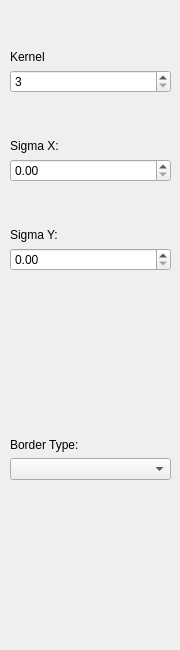
   <widget class="QWidget" name="gaussian_tab">
    <attribute name="title">
     <string>Gaussian</string>
    </attribute>
    <widget class="QWidget" name="layoutWidget">
     <property name="geometry">
      <rect>
       <x>10</x>
       <y>10</y>
       <width>161</width>
       <height>631</height>
      </rect>
     </property>
     <layout class="QVBoxLayout" name="verticalLayout_5">
      <item>
       <layout class="QVBoxLayout" name="verticalLayout_26">
        <item>
         <layout class="QVBoxLayout" name="verticalLayout_28">
          <item>
           <spacer name="verticalSpacer_18">
            <property name="orientation">
             <enum>Qt::Vertical</enum>
            </property>
            <property name="sizeHint" stdset="0">
             <size>
              <width>20</width>
              <height>40</height>
             </size>
            </property>
           </spacer>
          </item>
          <item>
           <widget class="QLabel" name="label_36">
            <property name="text">
             <string>Kernel</string>
            </property>
           </widget>
          </item>
          <item>
           <widget class="QSpinBox" name="gaussian_kernel_spin">
            <property name="minimum">
             <number>3</number>
            </property>
            <property name="maximum">
             <number>35</number>
            </property>
            <property name="singleStep">
             <number>2</number>
            </property>
           </widget>
          </item>
          <item>
           <spacer name="verticalSpacer_17">
            <property name="orientation">
             <enum>Qt::Vertical</enum>
            </property>
            <property name="sizeHint" stdset="0">
             <size>
              <width>20</width>
              <height>40</height>
             </size>
            </property>
           </spacer>
          </item>
         </layout>
        </item>
        <item>
         <widget class="QLabel" name="label_13">
          <property name="sizePolicy">
           <sizepolicy hsizetype="Fixed" vsizetype="Preferred">
            <horstretch>0</horstretch>
            <verstretch>0</verstretch>
           </sizepolicy>
          </property>
          <property name="minimumSize">
           <size>
            <width>81</width>
            <height>0</height>
           </size>
          </property>
          <property name="text">
           <string>Sigma X:</string>
          </property>
         </widget>
        </item>
        <item>
         <widget class="QDoubleSpinBox" name="gaussian_sig_x_spin"/>
        </item>
        <item>
         <spacer name="verticalSpacer_16">
          <property name="orientation">
           <enum>Qt::Vertical</enum>
          </property>
          <property name="sizeHint" stdset="0">
           <size>
            <width>20</width>
            <height>40</height>
           </size>
          </property>
         </spacer>
        </item>
       </layout>
      </item>
      <item>
       <layout class="QVBoxLayout" name="verticalLayout_25">
        <item>
         <widget class="QLabel" name="label_14">
          <property name="sizePolicy">
           <sizepolicy hsizetype="Fixed" vsizetype="Preferred">
            <horstretch>0</horstretch>
            <verstretch>0</verstretch>
           </sizepolicy>
          </property>
          <property name="minimumSize">
           <size>
            <width>81</width>
            <height>0</height>
           </size>
          </property>
          <property name="text">
           <string>Sigma Y:</string>
          </property>
         </widget>
        </item>
        <item>
         <widget class="QDoubleSpinBox" name="gaussian_sig_y_spin"/>
        </item>
        <item>
         <spacer name="verticalSpacer_15">
          <property name="orientation">
           <enum>Qt::Vertical</enum>
          </property>
          <property name="sizeHint" stdset="0">
           <size>
            <width>20</width>
            <height>40</height>
           </size>
          </property>
         </spacer>
        </item>
       </layout>
      </item>
      <item>
       <layout class="QVBoxLayout" name="verticalLayout_24">
        <item>
         <widget class="QLabel" name="label_15">
          <property name="sizePolicy">
           <sizepolicy hsizetype="Fixed" vsizetype="Preferred">
            <horstretch>0</horstretch>
            <verstretch>0</verstretch>
           </sizepolicy>
          </property>
          <property name="minimumSize">
           <size>
            <width>81</width>
            <height>0</height>
           </size>
          </property>
          <property name="text">
           <string>Border Type:</string>
          </property>
         </widget>
        </item>
        <item>
         <widget class="QComboBox" name="gaussian_border_type_combo">
          <property name="sizePolicy">
           <sizepolicy hsizetype="Expanding" vsizetype="Fixed">
            <horstretch>0</horstretch>
            <verstretch>0</verstretch>
           </sizepolicy>
          </property>
         </widget>
        </item>
        <item>
         <spacer name="verticalSpacer_14">
          <property name="orientation">
           <enum>Qt::Vertical</enum>
          </property>
          <property name="sizeHint" stdset="0">
           <size>
            <width>20</width>
            <height>40</height>
           </size>
          </property>
         </spacer>
        </item>
       </layout>
      </item>
     </layout>
    </widget>
   </widget>
